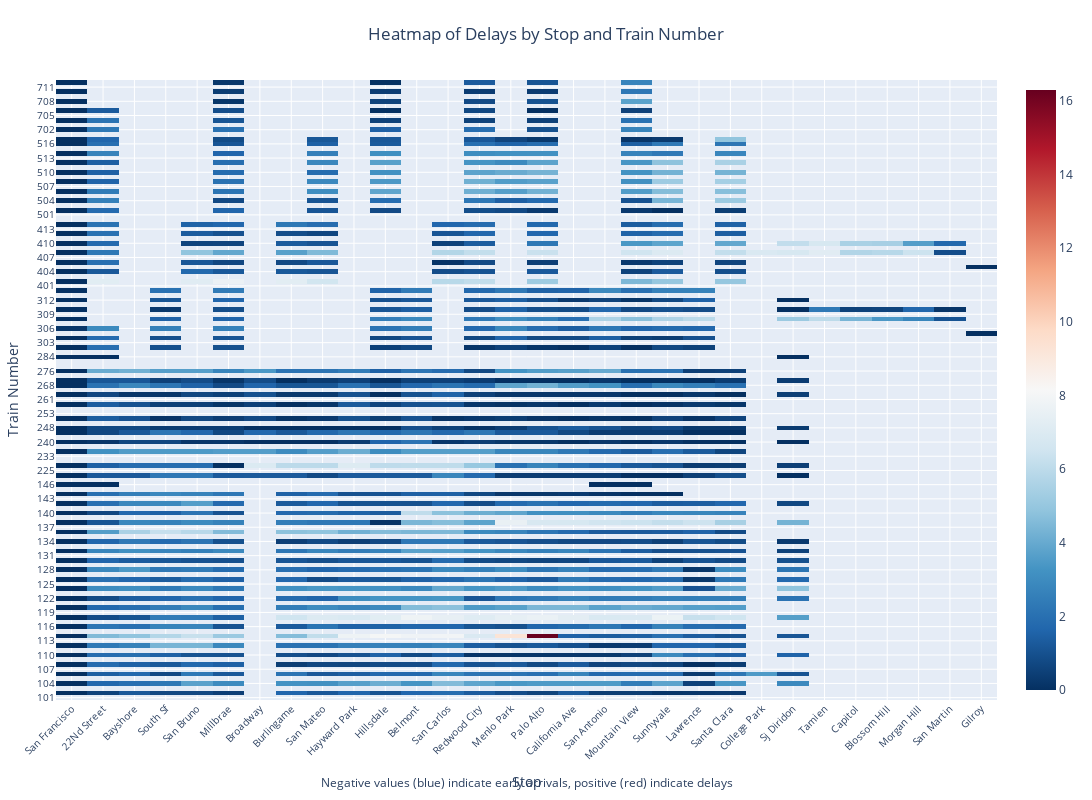

The notebook cell this image was saved under:
### Code cell
# Calculate the center point for the color scale
center = heatmap_data.mean().mean()

fig_heatmap = go.Figure(data=go.Heatmap(
    z=heatmap_data.values,
    x=heatmap_data.columns,
    y=heatmap_data.index,
    colorscale='RdBu_r',  # A diverging color scale
    hovertemplate='Train: %{y}<br>Station: %{x}<br>Delay: %{z:.1f} minutes<extra></extra>'
))

fig_heatmap.update_layout(
    title="Heatmap of Delays by Stop and Train Number",
    title_x=0.5,  # Center the title
    xaxis_title="Stop",
    yaxis_title="Train Number",
    xaxis_tickangle=-45,  # Rotate x-axis labels
    height=800,  # Adjust height
    width=1200,  # Make it wider
    margin=dict(l=50, r=50, t=80, b=100)  # Adjust margins
)

# Add annotations if needed
fig_heatmap.add_annotation(
    text="Negative values (blue) indicate early arrivals, positive (red) indicate delays",
    showarrow=False,
    x=0.5,
    y=-0.15,
    xref="paper",
    yref="paper"
)

# Optionally, update axis properties for better readability
fig_heatmap.update_xaxes(side="bottom", tickfont=dict(size=10))
fig_heatmap.update_yaxes(tickfont=dict(size=10))

fig_heatmap.show()

### Figure 1 — Plotly figure (JSON) as saved in the notebook; plotly's stock layout.template omitted (floating-point values rounded to 4 significant figures; data arrays with more than 128 entries replaced by an {"elided": "..."} marker saying what was removed)
{"data": [{"colorscale": [[0, "rgb(5,48,97)"], [0.1, "rgb(33,102,172)"], [0.2, "rgb(67,147,195)"], [0.3, "rgb(146,197,222)"], [0.4, "rgb(209,229,240)"], [0.5, "rgb(247,247,247)"], [0.6, "rgb(253,219,199)"], [0.7, "rgb(244,165,130)"], [0.8, "rgb(214,96,77)"], [0.9, "rgb(178,24,43)"], [1, "rgb(103,0,31)"]], "hovertemplate": "Train: %{y}<br>Station: %{x}<br>Delay: %{z:.1f} minutes<extra></extra>", "type": "heatmap", "x": ["San Francisco", "22Nd Street", "22Nd Street", "Bayshore", "Bayshore", "South Sf", "South Sf", "San Bruno", "San Bruno", "Millbrae", "Millbrae", "Broadway", "Broadway", "Burlingame", "Burlingame", "San Mateo", "San Mateo", "Hayward Park", "Hayward Park", "Hillsdale", "Hillsdale", "Belmont", "Belmont", "San Carlos", "San Carlos", "Redwood City", "Redwood City", "Menlo Park", "Menlo Park", "Palo Alto", "Palo Alto", "California Ave", "California Ave", "San Antonio", "San Antonio", "Mountain View", "Mountain View", "Sunnyvale", "Sunnyvale", "Lawrence", "Lawrence", "Santa Clara", "Santa Clara", "College Park", "College Park", "Sj Diridon", "Sj Diridon", "Tamien", "Tamien", "Capitol", "Capitol", "Blossom Hill", "Blossom Hill", "Morgan Hill", "Morgan Hill", "San Martin", "San Martin", "Gilroy"], "y": {"elided": "131 str values"}, "z": {"elided": "131x58 float values"}}], "layout": {"annotations": [{"showarrow": false, "text": "Negative values (blue) indicate early arrivals, positive (red) indicate delays", "x": 0.5, "xref": "paper", "y": -0.15, "yref": "paper"}], "height": 800, "margin": {"b": 100, "l": 50, "r": 50, "t": 80}, "title": {"text": "Heatmap of Delays by Stop and Train Number", "x": 0.5}, "width": 1200, "xaxis": {"side": "bottom", "tickangle": -45, "tickfont": {"size": 10}, "title": {"text": "Stop"}}, "yaxis": {"tickfont": {"size": 10}, "title": {"text": "Train Number"}}}}
